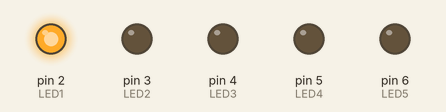
This sketch was run on a simulated Arduino Uno, built with avr-gcc and run on an emulated ATmega328P. On the bench: output pins drawn as LEDs (lit = HIGH).

Above: at 0.1 s.
At 7.6 s:
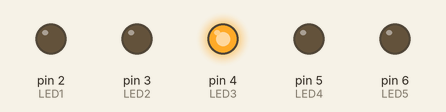
At 12.6 s:
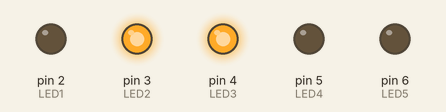
At 17.6 s:
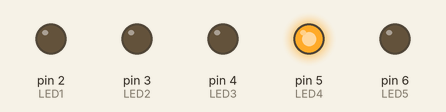
At 27.6 s:
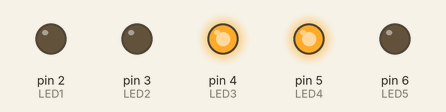
At 37.6 s:
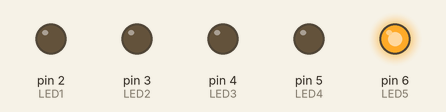
Timing chart, 0 to 39.1 s (numbered marks = the images above):
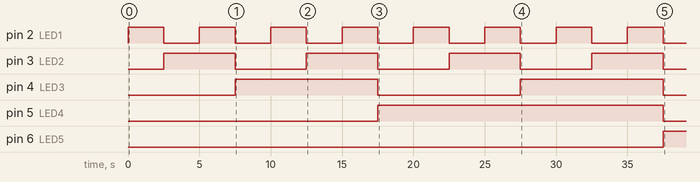

The sketch:

ledbin.ino
```cpp
#define LED1  2
#define LED2  3
#define LED3  4
#define LED4  5
#define LED5  6
#define TIME  2500

int data = 0;

void setup()
{
  pinMode(LED1, OUTPUT);
  pinMode(LED2, OUTPUT);
  pinMode(LED3, OUTPUT);
  pinMode(LED4, OUTPUT);
  pinMode(LED5, OUTPUT);

  digitalWrite(LED_BUILTIN, LOW);
}

bool evaluate(byte data, byte bit)
{
  return (data >> bit) & 1;
}

void loop()
{
  if (data + 1 > 0b00011111)
  {
    data = 0;
  }
  else
  {
    data++;
  }

  digitalWrite(LED1, evaluate(data, 0));
  digitalWrite(LED2, evaluate(data, 1));
  digitalWrite(LED3, evaluate(data, 2));
  digitalWrite(LED4, evaluate(data, 3));
  digitalWrite(LED5, evaluate(data, 4));

  delay(TIME);
}
```

Measured:
- by itself, pin 2 (LED1): alternates HIGH for 2.5 s and LOW for 2.5 s
- by itself, pin 3 (LED2): alternates HIGH for 5.0 s and LOW for 5.0 s
- by itself, pin 4 (LED3): alternates HIGH for 10.0 s and LOW for 10.0 s
- by itself, pin 5 (LED4): LOW → HIGH at 17.5 s, → LOW 20.0 s later
- by itself, pin 6 (LED5): LOW → HIGH at 37.5 s
